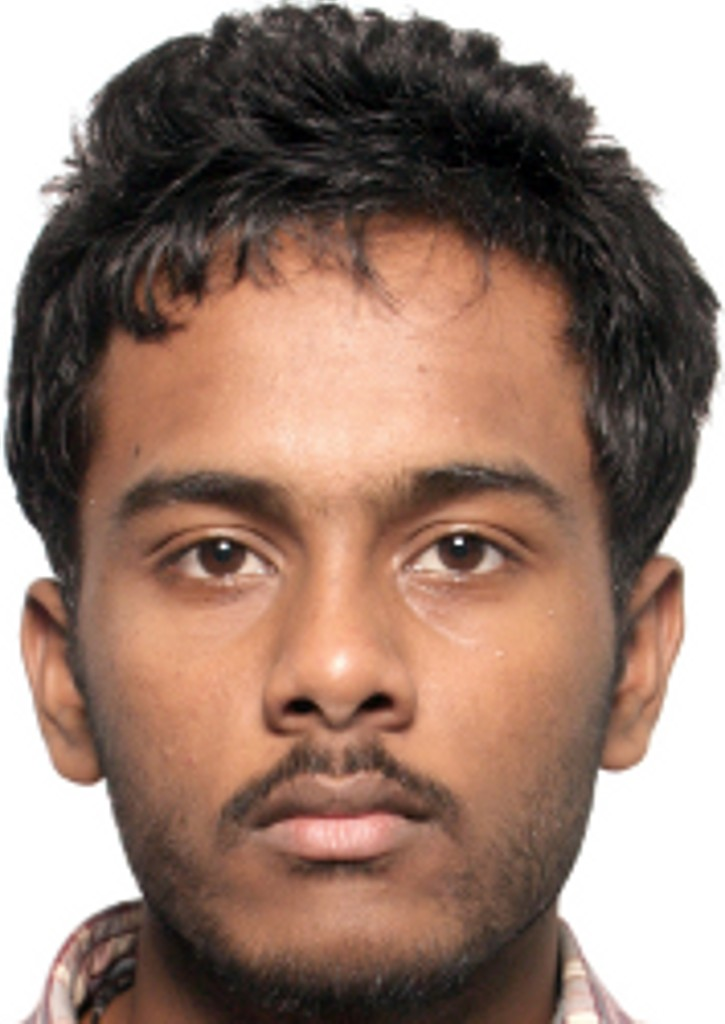
//> input picture eye_blink/faceCut/input.jpg, 725 x 1024 px
$ ./combined_augment ../../eye_blink/faceCut/input.jpg   (built with g++ and OpenCV 4)
//> lines starting //> are read from the running program, lines starting //| are printed output that depends on the picture
#include"opencv2/opencv.hpp"
#include<iostream>
using namespace cv;
using namespace std;

int main(int argc,char *argv[])
{
    Mat img=imread(argv[1]);
//> img is the input picture: 1024 rows x 725 cols, CV_8UC3; mean B, G, R 114.3, 127, 153.3
    Mat projected;
    float c1,c2,c3;
    //cout<<img.cols;
    Mat reshaped=img.reshape(1,img.rows*img.cols);

    //cout<<reshaped;
    PCA pca(reshaped,Mat(),CV_PCA_DATA_AS_ROW,3);
    projected=pca.project(reshaped);
    //cout<<projected;

    //Multiplying the projection of each patch pixel onto principal components
    Mat mCompImage;
    Mat reconImage,rIrounded;


    //Creating 12 new images
    string filename(argv[1]);
//> filename = "../../eye_blink/faceCut/input.jpg"
    string subname;
    string cname;
    stringstream s;
    int pos=filename.find(".jpg");
//> pos = 29
    subname=filename.substr(0,pos);
//> subname = "../../eye_blink/faceCut/input"
    int tr1,tr2;
    int count=0;
    Mat resized,translated,imgHSV,imgC,imgCreshaped;
    float spower,vpower;
    for(float c1=0.5;c1<=1.5;c1+=0.5)
    for(float c2=0.5;c2<=1.5;c2+=0.5)
    for(float c3=0.5;c3<=1.5;c3+=0.5)
    {
        projected.copyTo(mCompImage);
        mCompImage.col(0)=projected.col(0)*c1;
        mCompImage.col(1)=projected.col(1)*c2;
        mCompImage.col(2)=projected.col(2)*c3;
        reconImage=pca.backProject(mCompImage);
        Mat reconImageReshaped=reconImage.reshape(3,img.rows);
        reconImageReshaped.convertTo(rIrounded,CV_8U);
        //Saving it onto the file
        resize(rIrounded,resized,Size(128,128));

        //imwrite(cname,rIrounded);

        for(tr1=0;tr1<=8;tr1+=4)
        for(tr2=0;tr2<=8;tr2+=4)
        {
            if(tr1==4||tr2==4)
            {
                if(tr1!=4||tr2!=4)
                    continue;
            }
            translated=resized(Rect(tr1,tr2,120,120));
            cvtColor(translated,imgHSV,COLOR_BGR2HSV);

            Mat imgfloat;
            imgHSV.convertTo(imgfloat,CV_32F,1.0/255);


            for(spower=0.5;spower<=1.5;spower+=0.5)
            for(vpower=0.5;vpower<=1.5;vpower+=0.5)
            {

                reshaped=imgfloat.reshape(1,imgHSV.rows*imgHSV.cols);
                reshaped.copyTo(imgC);
                cv::pow(reshaped.col(1),spower,imgC.col(1));
                cv::pow(reshaped.col(2),vpower,imgC.col(2));
                imgCreshaped=imgC.reshape(3,imgHSV.rows);
                imgCreshaped.convertTo(imgCreshaped,CV_8U,255.0);
                cvtColor(imgCreshaped,imgCreshaped,COLOR_HSV2BGR);
              // imshow("imgRe",imgCreshaped);
              // waitKey(0);
                s.str(std::string());
                s<<count;
                count++;
                cname=subname+s.str()+".jpg";
                imwrite(cname,imgCreshaped);
            }


        }


    }
//> this loop made 3 passes
//> count on passes 1 to 3: 405, 810, 1215
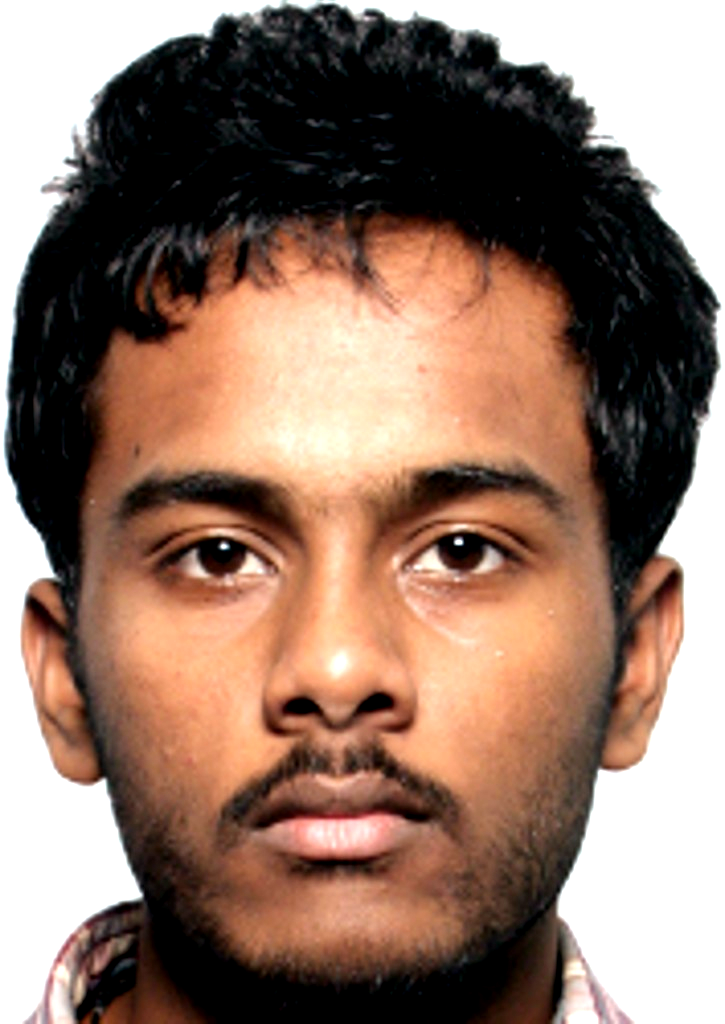
//> rIrounded: 1024 rows x 725 cols, CV_8UC3; mean B, G, R 104, 118.6, 146.2
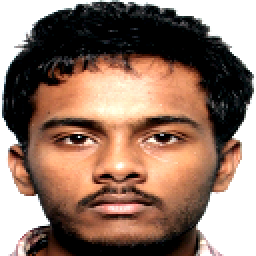
//> resized: 128 rows x 128 cols, CV_8UC3 (shown 2 times larger); mean B, G, R 104, 118.6, 146.2
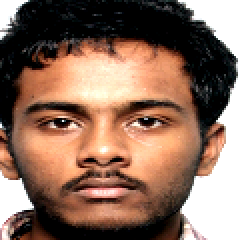
//> translated: 120 rows x 120 cols, CV_8UC3 (shown 2 times larger); mean B, G, R 92.2, 108.8, 140.2
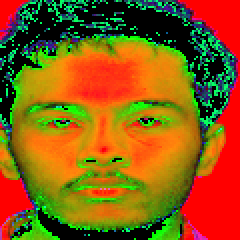
//> imgHSV: 120 rows x 120 cols, CV_8UC3 (shown 2 times larger); mean B, G, R 17.9, 91.7, 140.8
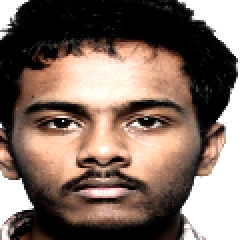
//> imgCreshaped: 120 rows x 120 cols, CV_8UC3 (shown 2 times larger); mean B, G, R 97.4, 107.5, 127
//> after the loop, count = 1215

    //cout<<reconImageReshaped;
    //imshow("recon",rIrounded);
    //waitKey(0);


}
